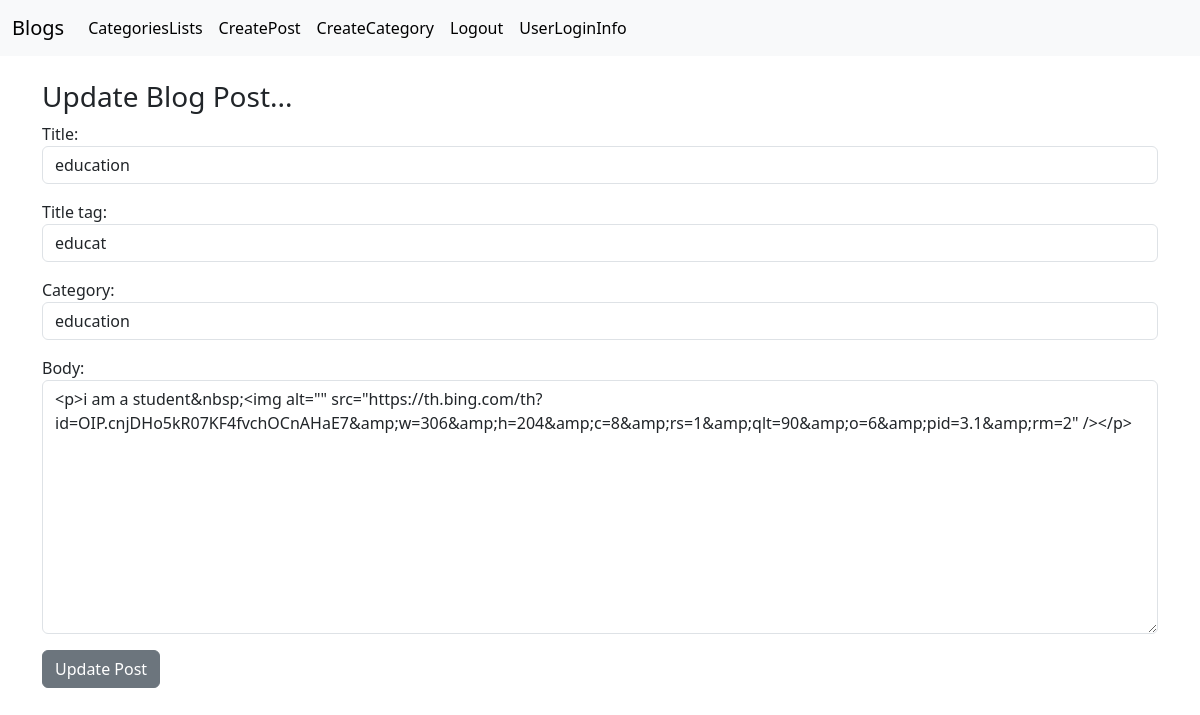
Page /edit-post/20/ (signed in) on the committed database.
### blogapp/models.py (models this page shows, shortened)
class Post(models.Model):
    title = models.CharField(max_length=250)
    title_tag = models.CharField(max_length=250)
    author = models.ForeignKey(User,on_delete=models.CASCADE)
    body = RichTextField(blank=True,null=True)
    post_date = models.DateField(auto_now_add=True)
    category = models.CharField(max_length=250,default='coding...')
    like = models.ManyToManyField(User,related_name="blog_post")

### blogapp/views.py (the view)
# urls.py: path("edit-post/<int:pk>/",UpdateBlogPost.as_view(),name='edit-post'),
class UpdateBlogPost(UpdateView):
    model = Post
    template_name = 'update-post.html'
    form_class = UpdateBlogPostForm

### blogapp/forms.py
class UpdateBlogPostForm(forms.ModelForm):
    class Meta:
        model = Post
        fields = ('title','title_tag','category','body')
        widgets={
            'title' : forms.TextInput(attrs={'class':'form-control'}),
            'title_tag' : forms.TextInput(attrs={'class':'form-control'}),
            'category' : forms.Select(choices=choices_list,attrs={'class':'form-control'}),
            'body' : forms.Textarea(attrs={'class':'form-control'}),
        }

### templates/update-post.html (shortened to what this page needs)
{% extends "base.html" %}
{% block content %}
{% if user.is_authenticated %}
        <h3>Update Blog Post...</h3>
        <form method="post">
            {{form.as_p}}
            <button class="btn btn-secondary">Update Post</button>
        </form>
{%else%}
You'r not allowed here!(and you know it...)
{%endif%}
{% endblock  %}

### rows in the picture
Post: title "education", title_tag "educat", category "education", body "<p>i am a student&nbsp;<img alt=\"\" src=\"https://th.bing.com/th?id=OIP.cnjDHo5kR07KF4fvchOCnAHaE7&amp;w=306&amp;h=204&amp;c=8&amp;rs=1&amp;qlt=90&amp;o=6&amp;pid=3.1&amp;rm=2\" /></p>"
